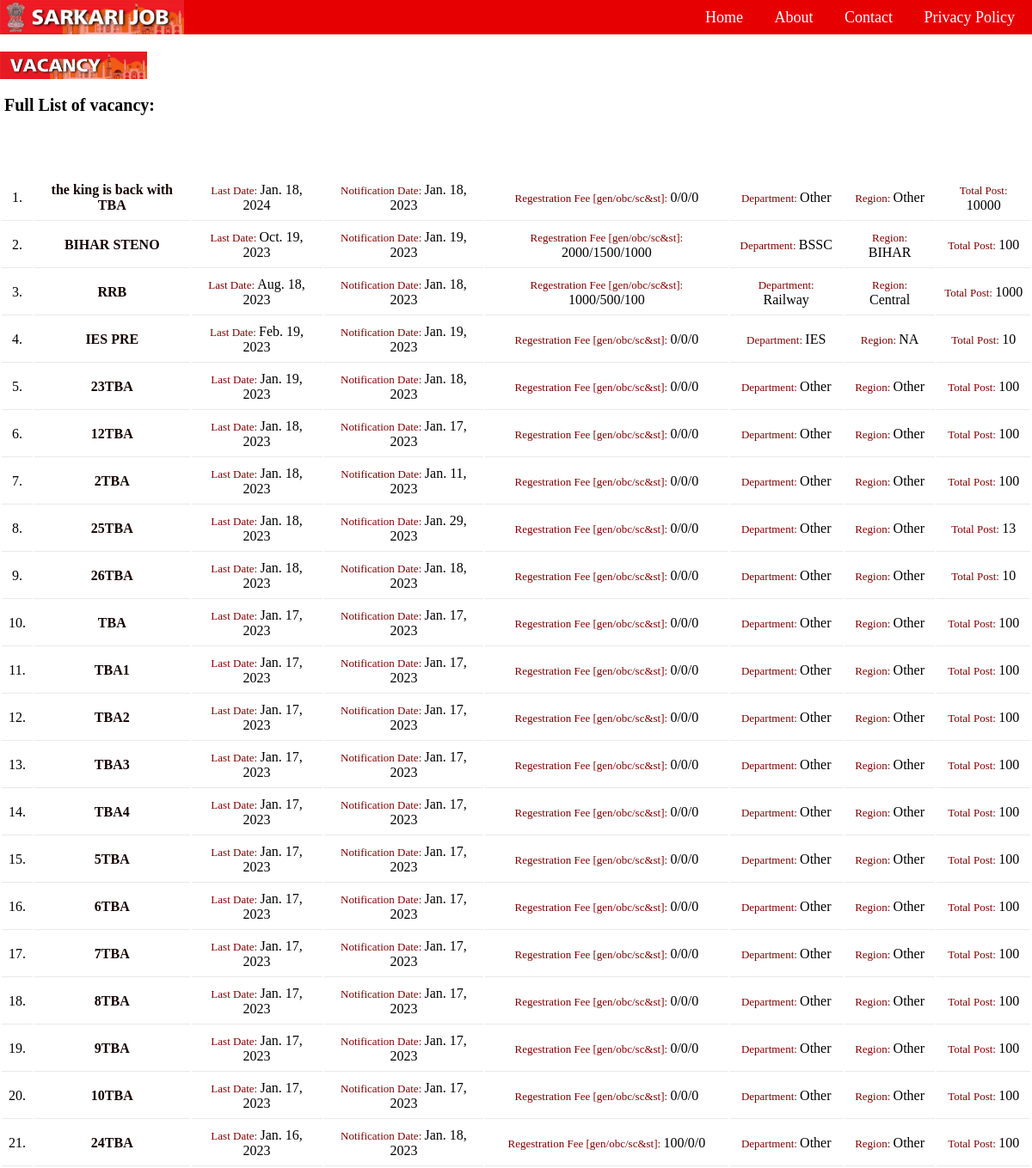
The app's page /archive/vacancy with its own data.
### sarkarijob/models.py (models this page shows, shortened)
class alert(models.Model):
    Alert_id = models.AutoField(primary_key=True)
    Title = models.CharField(max_length=50, default='TBA')
    Posts = models.IntegerField(default=100)
    Type = models.CharField(max_length = 40, default = 'vacancy')
    Department = models.CharField(max_length = 50, default = 'Other')
    State = models.CharField(max_length= 25, default = 'Other')
    Group = models.CharField(max_length=1, default='O')
    date_of_issue = models.DateField(default='datetime.auto_now', blank=False)
    last_date = models.DateField(default='TBA', blank=False)
    url = models.URLField(max_length=200, default="www.google.com")
    rf_gen = models.IntegerField(default=0)
    rf_obc = models.IntegerField(default=0)
    rf_scnst = models.IntegerField(default=0)
    important = models.BooleanField(default=1)
    salary = models.CharField(max_length=7 ,default='TBA')
    qualification = models.CharField(max_length=40, default="Intermediate")
    imgcode = models.CharField(max_length=8, default='none')

### sarkarijob/views.py (the view)
# urls.py: path('archive/<str:mytype>', views.types, name='type')
def types (request, mytype):
    if (mytype == 'vacancy' or 'result' or 'admit'):
        allLinks = alert.objects.filter(Type=mytype).values()
        sortedLink = allLinks.order_by('-last_date')
        para = {'Link': sortedLink, 'type':mytype}
    return render(request, 'linkbase.html', para)

### templates/linkbase.html (shortened to what this page needs)
{% extends 'index.html' %}
{% load static %}
    {% block style %}
    <link rel="stylesheet" href="{% static 'style.css' %}">
    <link rel="stylesheet" href="{% static 'responsive.css' %}">
    {% endblock %}
    {% block body %}
        <table class="allLinktable table" id="lbtabletop" onclick="navoff()">
        <h1 style="padding-top: 20px;"><img style="height: 4vh;" src="../static/img/{{type}}.jpg" alt="vacancy"><br> <span style="font-size: 20px; padding-left: 5px;"> Full List of {{type}}: </span></h1>
        {% for i in Link %}
            <tr class="table_row">
                <td class="lbtitle">{{ forloop.counter }}.</td>
                <td class="lbtitle"><a href="/post/{{i.Title}}">{{ i.Title }}</a></td>
                {% if i.Type == 'vacancy' %}
                <td><span class="tbspan">Last Date: </span>{{i.last_date}}</td>
                <td ><span class="tbspan">Notification Date: </span> {{i.date_of_issue}}</td>
                <td><span class="tbspan">Regestration Fee [gen/obc/sc&st]: </span>{{i.rf_gen}}/{{i.rf_obc}}/{{i.rf_scnst}}</td>
                {% else %}
                <td><span class="tbspan">Notification Date</span>{{i.date_of_issue}}</td>
                {% endif %}
                <td><span class="tbspan">Department: </span>{{i.Department}}</td>
                <td><span class="tbspan">Region: </span>{{i.State}}</td>
                <td><span class="tbspan">Total Post: </span>{{i.Posts}}</td>
            </tr>
        {% endfor %}
        </table>
    </div>
    {% endblock %}

### static/style.css (style rules this page uses)
.allLinktable { text-align: center; }
.table { width: 100%; height: 100%; }
.table_row td { padding: 8px; border-bottom: 1px solid rgba(0, 0, 0, 0.085); }
* { margin: 0; padding: 0; }

### static/responsive.css (style rules this page uses)
.allLinktable { padding-top: 65px; height: auto; }
.table_row td .tbspan { font-size: 13px; }

### templates/linkbase.html (style rules this page uses)
.table_row td a { color: rgb(20, 0, 0); font-weight: 700; text-decoration: none; }
.tbspan { color: maroon; }

### records on screen
alert: Title "the king is back with TBA", last_date "Jan. 18, 2024", date_of_issue "Jan. 18, 2023", rf_gen "0", rf_obc "0", rf_scnst "0", Department "Other", State "Other", Posts "10000"
alert: Title "BIHAR STENO", last_date "Oct. 19, 2023", date_of_issue "Jan. 19, 2023", rf_gen "2000", rf_obc "1500", rf_scnst "1000", Department "BSSC", State "BIHAR", Posts "100"
alert: Title "RRB", last_date "Aug. 18, 2023", date_of_issue "Jan. 18, 2023", rf_gen "1000", rf_obc "500", rf_scnst "100", Department "Railway", State "Central", Posts "1000"
alert: Title "IES PRE", last_date "Feb. 19, 2023", date_of_issue "Jan. 19, 2023", rf_gen "0", rf_obc "0", rf_scnst "0", Department "IES", State "NA", Posts "10"
alert: Title "23TBA", last_date "Jan. 19, 2023", date_of_issue "Jan. 18, 2023", rf_gen "0", rf_obc "0", rf_scnst "0", Department "Other", State "Other", Posts "100"
alert: Title "12TBA", last_date "Jan. 18, 2023", date_of_issue "Jan. 17, 2023", rf_gen "0", rf_obc "0", rf_scnst "0", Department "Other", State "Other", Posts "100"
alert: Title "2TBA", last_date "Jan. 18, 2023", date_of_issue "Jan. 11, 2023", rf_gen "0", rf_obc "0", rf_scnst "0", Department "Other", State "Other", Posts "100"
alert: Title "25TBA", last_date "Jan. 18, 2023", date_of_issue "Jan. 29, 2023", rf_gen "0", rf_obc "0", rf_scnst "0", Department "Other", State "Other", Posts "13"
alert: Title "26TBA", last_date "Jan. 18, 2023", date_of_issue "Jan. 18, 2023", rf_gen "0", rf_obc "0", rf_scnst "0", Department "Other", State "Other", Posts "10"
alert: Title "TBA", last_date "Jan. 17, 2023", date_of_issue "Jan. 17, 2023", rf_gen "0", rf_obc "0", rf_scnst "0", Department "Other", State "Other", Posts "100"
alert: Title "TBA1", last_date "Jan. 17, 2023", date_of_issue "Jan. 17, 2023", rf_gen "0", rf_obc "0", rf_scnst "0", Department "Other", State "Other", Posts "100"
alert: Title "TBA2", last_date "Jan. 17, 2023", date_of_issue "Jan. 17, 2023", rf_gen "0", rf_obc "0", rf_scnst "0", Department "Other", State "Other", Posts "100"
alert: Title "TBA3", last_date "Jan. 17, 2023", date_of_issue "Jan. 17, 2023", rf_gen "0", rf_obc "0", rf_scnst "0", Department "Other", State "Other", Posts "100"
alert: Title "TBA4", last_date "Jan. 17, 2023", date_of_issue "Jan. 17, 2023", rf_gen "0", rf_obc "0", rf_scnst "0", Department "Other", State "Other", Posts "100"
alert: Title "5TBA", last_date "Jan. 17, 2023", date_of_issue "Jan. 17, 2023", rf_gen "0", rf_obc "0", rf_scnst "0", Department "Other", State "Other", Posts "100"
alert: Title "6TBA", last_date "Jan. 17, 2023", date_of_issue "Jan. 17, 2023", rf_gen "0", rf_obc "0", rf_scnst "0", Department "Other", State "Other", Posts "100"
alert: Title "7TBA", last_date "Jan. 17, 2023", date_of_issue "Jan. 17, 2023", rf_gen "0", rf_obc "0", rf_scnst "0", Department "Other", State "Other", Posts "100"
alert: Title "8TBA", last_date "Jan. 17, 2023", date_of_issue "Jan. 17, 2023", rf_gen "0", rf_obc "0", rf_scnst "0", Department "Other", State "Other", Posts "100"
alert: Title "9TBA", last_date "Jan. 17, 2023", date_of_issue "Jan. 17, 2023", rf_gen "0", rf_obc "0", rf_scnst "0", Department "Other", State "Other", Posts "100"
alert: Title "10TBA", last_date "Jan. 17, 2023", date_of_issue "Jan. 17, 2023", rf_gen "0", rf_obc "0", rf_scnst "0", Department "Other", State "Other", Posts "100"
alert: Title "24TBA", last_date "Jan. 16, 2023", date_of_issue "Jan. 18, 2023", rf_gen "100", rf_obc "0", rf_scnst "0", Department "Other", State "Other", Posts "100"

### other values on screen
{{ type }} "vacancy"
